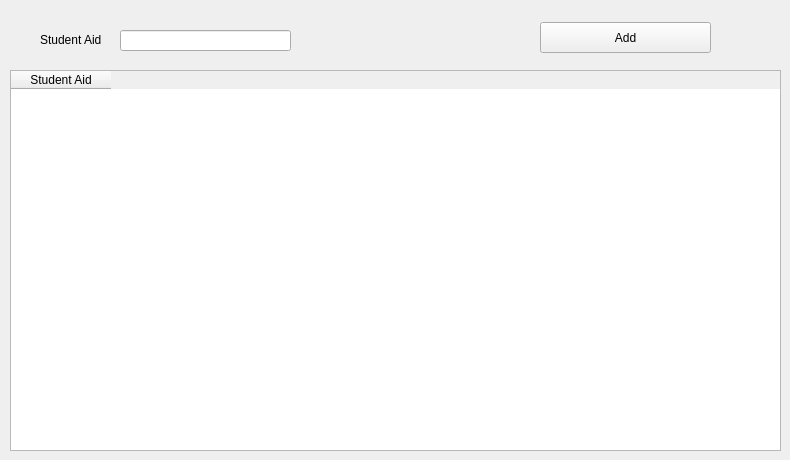
      <widget class="QWidget" name="tab_9">
       <attribute name="title">
        <string>Aid</string>
       </attribute>
       <widget class="QTableWidget" name="tableWidget_2">
        <property name="geometry">
         <rect>
          <x>10</x>
          <y>70</y>
          <width>771</width>
          <height>381</height>
         </rect>
        </property>
        <column>
         <property name="text">
          <string>Student Aid</string>
         </property>
        </column>
       </widget>
       <widget class="QLineEdit" name="lineEdit_18">
        <property name="geometry">
         <rect>
          <x>120</x>
          <y>30</y>
          <width>171</width>
          <height>21</height>
         </rect>
        </property>
       </widget>
       <widget class="QLabel" name="label_25">
        <property name="geometry">
         <rect>
          <x>40</x>
          <y>30</y>
          <width>71</width>
          <height>20</height>
         </rect>
        </property>
        <property name="text">
         <string>Student Aid</string>
        </property>
       </widget>
       <widget class="QPushButton" name="pushButton_14">
        <property name="geometry">
         <rect>
          <x>540</x>
          <y>22</y>
          <width>171</width>
          <height>31</height>
         </rect>
        </property>
        <property name="text">
         <string>Add</string>
        </property>
       </widget>
      </widget>
